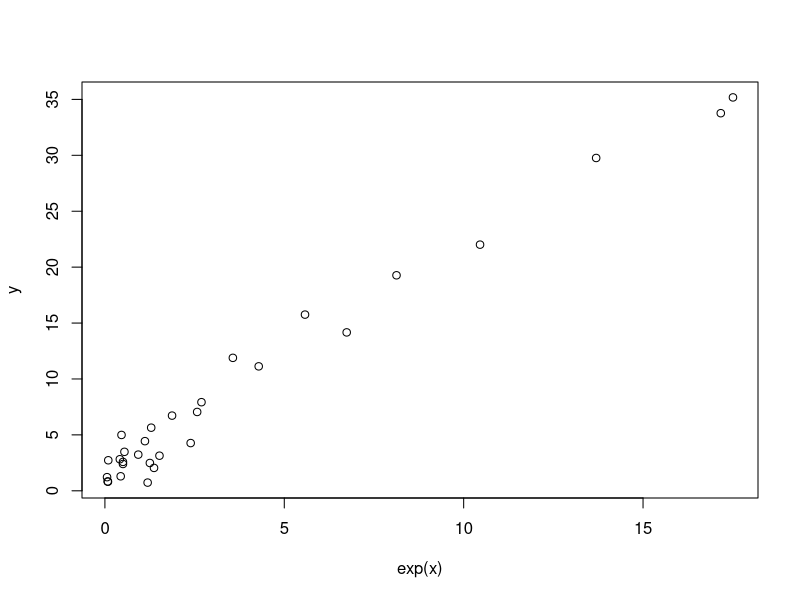
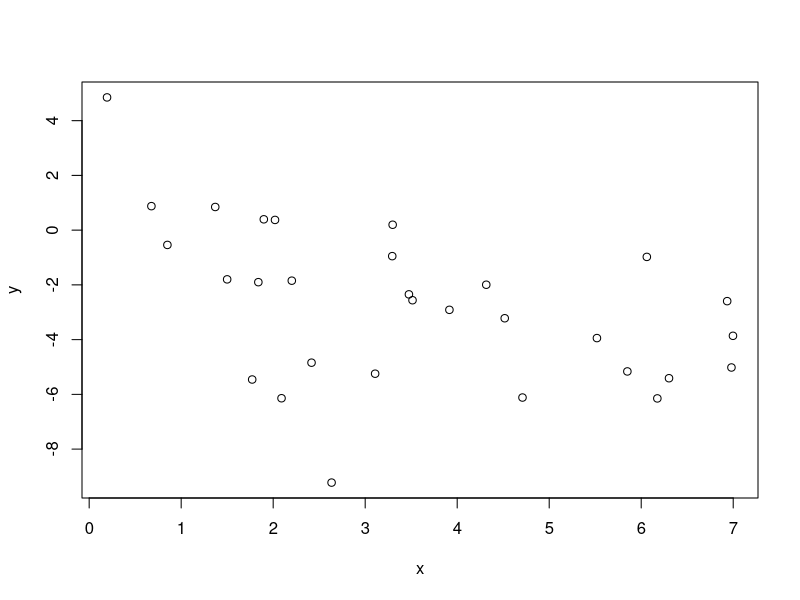
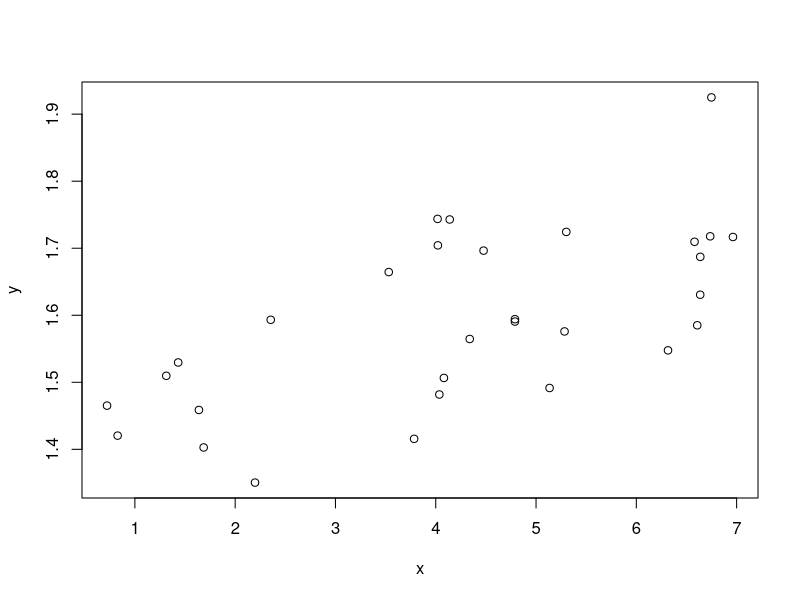

These charts were generated, in order, by the following R code:
#--------------------------------------**--------------------------------------#
#  File Name: JMP_examples.R
#  Purpose:
#
#  Creation Date: 11-02-2016
#  Last Modified: Thu Feb 11 09:17:46 2016
#  Created By:
#
#--------------------------------------**--------------------------------------#
#
#  FORTRAN and C: 
#  source('~/R/shlib/C_FORTRAN.shlib.r')
#  .Fortran("subroutine name",as.integer(input1),as.double(input2), etc)
#

# Quadratic Relationship

x <- sort(runif(30, -4, 4))
y <- 4 + 3*x - 2*x^2 + rnorm(30, 0, 5)
write.csv(file = "quadratic.csv", data.frame("x" = x, "y" = y), quote=FALSE, row.names=FALSE)

# Exponential relationship

x <- sort(runif(30, -3, 3))
y <- 2*exp(x) + 2 + rnorm(30,0,2)
plot(exp(x), y)
write.csv(file = "exponential.csv", data.frame("x" = x, "y" = y), quote=FALSE, row.names=FALSE)

# logarithmic

x <- sort(runif(30, 0, 7))
y <- -2*log(x) - 1 + rnorm(30,0,2)
plot(x, y)
write.csv(file = "logarithmic.csv", data.frame("x" = x, "y" = y), quote=FALSE, row.names=FALSE)

# square root

x <- sort(runif(30, 0, 7))
y <- 0.2*sqrt(x) + 1.2 + rnorm(30,0,.1)
plot(x, y)

write.csv(file = "square_root.csv", data.frame("x" = x, "y" = y), quote=FALSE, row.names=FALSE)
